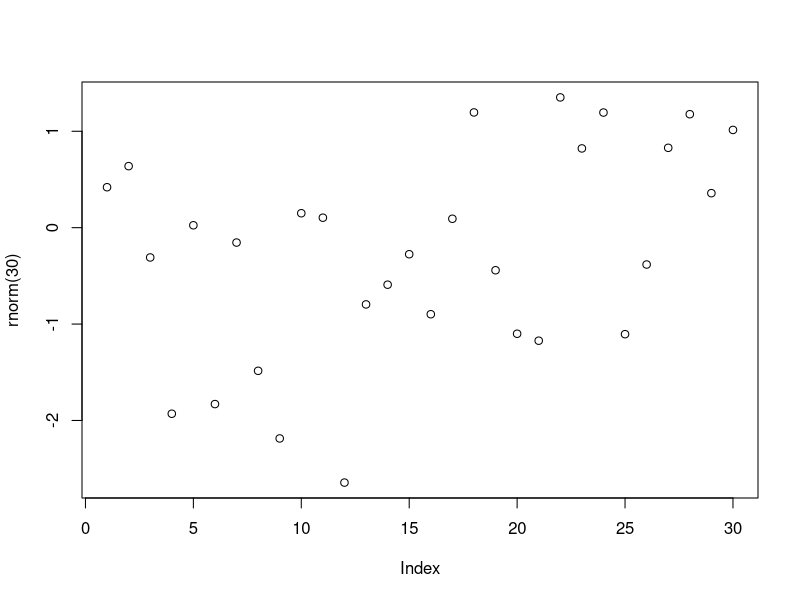
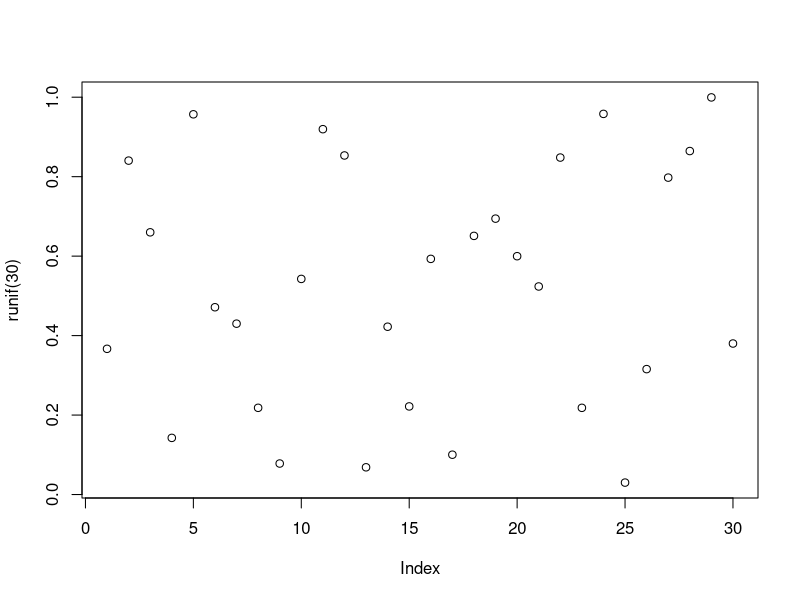

Recreate these plots in R, in order.
## ---- chunk 1
plot(rnorm(30))
## ---- chunk 2
x<-3
y<-4
## ---- chunk 3
cat("I am the king")
## ---- chunk 4
plot(runif(30))
